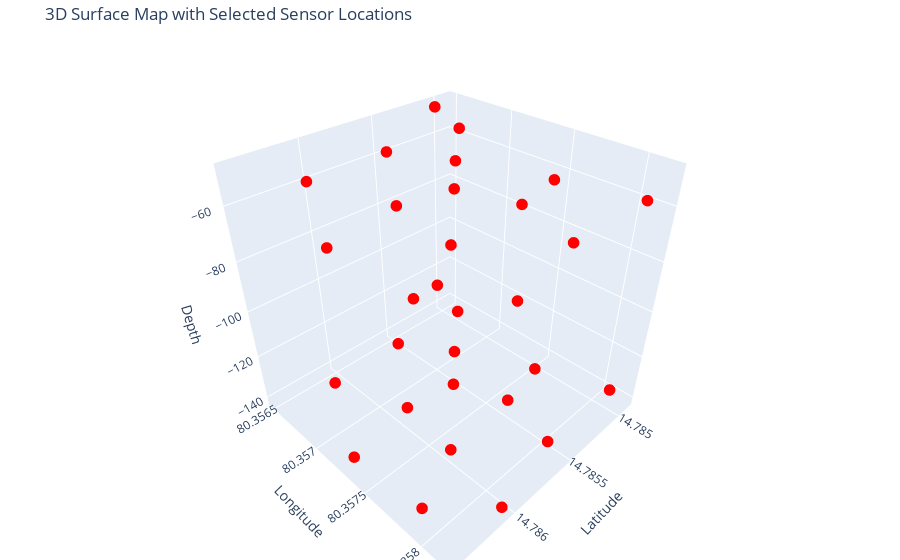

The notebook cell this image was saved under:
### Code cell
fig = go.Figure()

# Add surface map
fig.add_trace(go.Surface(
    x=df['Latitude'], y=df['Longitude'], z=df['Depth'],
    colorscale='turbo',
    opacity=1,
    showscale=False
))

# Add selected sensors as scatter plot
fig.add_trace(go.Scatter3d(
    x=selected_sensor['Latitude'], y=selected_sensor['Longitude'], z=selected_sensor['Depth'],
    mode='markers',
    marker=dict(
        size=4,
        color='red',
        symbol='circle'
    ),
    name='Selected Sensors'
))

# Customize layout
fig.update_layout(
    title='3D Surface Map with Selected Sensor Locations',
    scene=dict(
        xaxis_title='Latitude',
        yaxis_title='Longitude',
        zaxis_title='Depth',
    ),
    margin=dict(l=0, r=0, b=0, t=40)
)

# Show the plot
fig.show()

### Figure 1 — Plotly figure (JSON) as saved in the notebook; plotly's stock layout.template omitted (floating-point values rounded to 4 significant figures)
{"data": [{"colorscale": [[0, "#30123b"], [0.07143, "#4145ab"], [0.1429, "#4675ed"], [0.2143, "#39a2fc"], [0.2857, "#1bcfd4"], [0.3571, "#24eca6"], [0.4286, "#61fc6c"], [0.5, "#a4fc3b"], [0.5714, "#d1e834"], [0.6429, "#f3c63a"], [0.7143, "#fe9b2d"], [0.7857, "#f36315"], [0.8571, "#d93806"], [0.9286, "#b11901"], [1, "#7a0402"]], "opacity": 1, "showscale": false, "type": "surface", "x": [14.78, 14.79, 14.79, 14.79, 14.79, 14.79, 14.79, 14.79, 14.79, 14.79, 14.79, 14.79, 14.79, 14.79, 14.79], "y": [80.36, 80.36, 80.36, 80.36, 80.36, 80.36, 80.36, 80.36, 80.36, 80.36, 80.36, 80.36, 80.36, 80.36, 80.36], "z": [-220, -209, -217, -211, -213, -217, -220, -215, -211, -214, -217, -221, -211, -219, -215]}, {"marker": {"color": "red", "size": 4, "symbol": "circle"}, "mode": "markers", "name": "Selected Sensors", "type": "scatter3d", "x": [14.78, 14.78, 14.79, 14.79, 14.79, 14.79, 14.79, 14.79, 14.79, 14.79, 14.79, 14.79, 14.79, 14.79, 14.79, 14.79, 14.79, 14.79, 14.79, 14.79, 14.79, 14.79, 14.79, 14.79, 14.79, 14.79, 14.79, 14.79, 14.79, 14.79], "y": [80.36, 80.36, 80.36, 80.36, 80.36, 80.36, 80.36, 80.36, 80.36, 80.36, 80.36, 80.36, 80.36, 80.36, 80.36, 80.36, 80.36, 80.36, 80.36, 80.36, 80.36, 80.36, 80.36, 80.36, 80.36, 80.36, 80.36, 80.36, 80.36, 80.36], "z": [-140.0, -60.01, -129.0, -49.01, -137.0, -57.01, -131.0, -51.01, -133.0, -53.01, -137.0, -57.01, -140.0, -60.01, -135.0, -55.01, -131.0, -51.01, -134.0, -54.01, -137.0, -57.01, -141.0, -61.01, -131.0, -51.01, -139.0, -59.01, -135.0, -55.01]}], "layout": {"margin": {"b": 0, "l": 0, "r": 0, "t": 40}, "scene": {"xaxis": {"title": {"text": "Latitude"}}, "yaxis": {"title": {"text": "Longitude"}}, "zaxis": {"title": {"text": "Depth"}}}, "title": {"text": "3D Surface Map with Selected Sensor Locations"}}}
